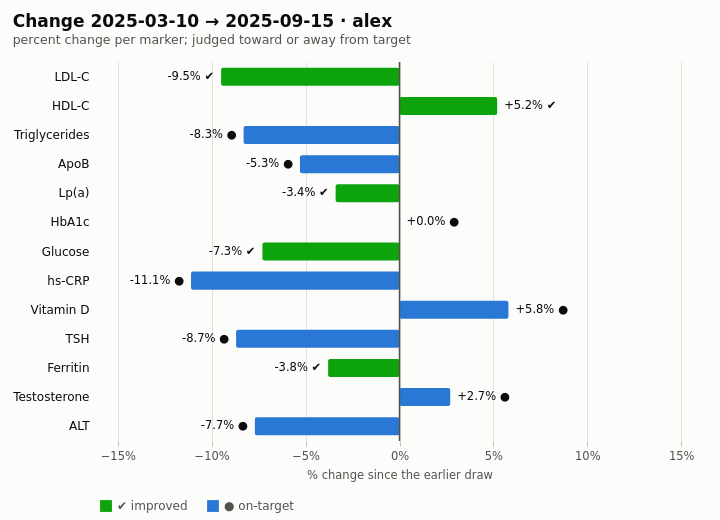

The Vega-Lite source for this figure:
### Vega-Lite specification from a JSON file in a GitHub repository (floating-point values rounded to 4 significant figures)
{"$schema": "https://vega.github.io/schema/vega-lite/v5.json", "description": "health-chart delta: percent change per marker between two draws, diverging bars from 0 colored by verdict (glyph + word in the legend), each bar labeled with its change and its before and after values.", "width": 720, "height": 520, "autosize": {"type": "fit", "contains": "padding"}, "padding": {"left": 12, "right": 20, "top": 12, "bottom": 8}, "background": "#fcfcfb", "title": {"text": "Change 2025-03-10 → 2025-09-15 · alex", "subtitle": "percent change per marker; judged toward or away from target", "anchor": "start", "offset": 14, "fontSize": 17, "subtitleFontSize": 12.5, "color": "#0b0b0b", "subtitleColor": "#52514e"}, "config": {"font": "DejaVu Sans", "view": {"stroke": null}, "axis": {"labelColor": "#52514e", "titleColor": "#52514e", "labelFontSize": 11.5, "titleFontSize": 11.5, "titleFontWeight": "normal", "gridColor": "#e1e0d9", "domainColor": "#c3c2b7", "tickColor": "#c3c2b7"}, "legend": {"labelColor": "#52514e", "labelFontSize": 12, "orient": "bottom", "direction": "horizontal", "title": null, "symbolSize": 140, "columnPadding": 18}}, "data": {"values": [{"index": 1, "marker": "ldl-c", "label": "LDL-C", "unit": "mg/dL", "before": 84, "after": 76, "change": -8, "pct": -9.5, "pct_label": "-9.5%", "value_label": "84 → 76 mg/dL", "side": "neg", "verdict": "improved", "glyph": "✔", "verdict_label": "✔ improved", "color": "#0ca30c", "rgb": 828172, "text": "-9.5% ✔"}, {"index": 2, "marker": "hdl-c", "label": "HDL-C", "unit": "mg/dL", "before": 58, "after": 61, "change": 3, "pct": 5.2, "pct_label": "+5.2%", "value_label": "58 → 61 mg/dL", "side": "pos", "verdict": "improved", "glyph": "✔", "verdict_label": "✔ improved", "color": "#0ca30c", "rgb": 828172, "text": "+5.2% ✔"}, {"index": 3, "marker": "triglycerides", "label": "Triglycerides", "unit": "mg/dL", "before": 96, "after": 88, "change": -8, "pct": -8.3, "pct_label": "-8.3%", "value_label": "96 → 88 mg/dL", "side": "neg", "verdict": "on-target", "glyph": "●", "verdict_label": "● on-target", "color": "#2a78d6", "rgb": 2783446, "text": "-8.3% ●"}, {"index": 4, "marker": "apob", "label": "ApoB", "unit": "mg/dL", "before": 76, "after": 72, "change": -4, "pct": -5.3, "pct_label": "-5.3%", "value_label": "76 → 72 mg/dL", "side": "neg", "verdict": "on-target", "glyph": "●", "verdict_label": "● on-target", "color": "#2a78d6", "rgb": 2783446, "text": "-5.3% ●"}, {"index": 5, "marker": "lpa", "label": "Lp(a)", "unit": "nmol/L", "before": 149, "after": 144, "change": -5, "pct": -3.4, "pct_label": "-3.4%", "value_label": "149 → 144 nmol/L", "side": "neg", "verdict": "improved", "glyph": "✔", "verdict_label": "✔ improved", "color": "#0ca30c", "rgb": 828172, "text": "-3.4% ✔"}, {"index": 6, "marker": "hba1c", "label": "HbA1c", "unit": "%", "before": 5.3, "after": 5.3, "change": 0, "pct": 0, "pct_label": "+0.0%", "value_label": "5.3 → 5.3 %", "side": "pos", "verdict": "on-target", "glyph": "●", "verdict_label": "● on-target", "color": "#2a78d6", "rgb": 2783446, "text": "+0.0% ●"}, {"index": 7, "marker": "glucose", "label": "Glucose", "unit": "mg/dL", "before": 96, "after": 89, "change": -7, "pct": -7.3, "pct_label": "-7.3%", "value_label": "96 → 89 mg/dL", "side": "neg", "verdict": "improved", "glyph": "✔", "verdict_label": "✔ improved", "color": "#0ca30c", "rgb": 828172, "text": "-7.3% ✔"}, {"index": 8, "marker": "hscrp", "label": "hs-CRP", "unit": "mg/L", "before": 0.9, "after": 0.8, "change": -0.1, "pct": -11.1, "pct_label": "-11.1%", "value_label": "0.9 → 0.8 mg/L", "side": "neg", "verdict": "on-target", "glyph": "●", "verdict_label": "● on-target", "color": "#2a78d6", "rgb": 2783446, "text": "-11.1% ●"}, {"index": 9, "marker": "vitamin-d", "label": "Vitamin D", "unit": "ng/mL", "before": 52, "after": 55, "change": 3, "pct": 5.8, "pct_label": "+5.8%", "value_label": "52 → 55 ng/mL", "side": "pos", "verdict": "on-target", "glyph": "●", "verdict_label": "● on-target", "color": "#2a78d6", "rgb": 2783446, "text": "+5.8% ●"}, {"index": 10, "marker": "tsh", "label": "TSH", "unit": "mIU/L", "before": 2.3, "after": 2.1, "change": -0.2, "pct": -8.7, "pct_label": "-8.7%", "value_label": "2.3 → 2.1 mIU/L", "side": "neg", "verdict": "on-target", "glyph": "●", "verdict_label": "● on-target", "color": "#2a78d6", "rgb": 2783446, "text": "-8.7% ●"}, {"index": 11, "marker": "ferritin", "label": "Ferritin", "unit": "ng/mL", "before": 160, "after": 154, "change": -6, "pct": -3.8, "pct_label": "-3.8%", "value_label": "160 → 154 ng/mL", "side": "neg", "verdict": "improved", "glyph": "✔", "verdict_label": "✔ improved", "color": "#0ca30c", "rgb": 828172, "text": "-3.8% ✔"}, {"index": 12, "marker": "testosterone-total", "label": "Testosterone", "unit": "ng/dL", "before": 602, "after": 618, "change": 16, "pct": 2.7, "pct_label": "+2.7%", "value_label": "602 → 618 ng/dL", "side": "pos", "verdict": "on-target", "glyph": "●", "verdict_label": "● on-target", "color": "#2a78d6", "rgb": 2783446, "text": "+2.7% ●"}, {"index": 13, "marker": "alt", "label": "ALT", "unit": "U/L", "before": 26, "after": 24, "change": -2, "pct": -7.7, "pct_label": "-7.7%", "value_label": "26 → 24 U/L", "side": "neg", "verdict": "on-target", "glyph": "●", "verdict_label": "● on-target", "color": "#2a78d6", "rgb": 2783446, "text": "-7.7% ●"}]}, "encoding": {"y": {"field": "label", "type": "nominal", "title": null, "scale": {"domain": ["LDL-C", "HDL-C", "Triglycerides", "ApoB", "Lp(a)", "HbA1c", "Glucose", "hs-CRP", "Vitamin D", "TSH", "Ferritin", "Testosterone", "ALT"], "paddingInner": 0.38, "paddingOuter": 0.2}, "axis": {"labelFontSize": 12, "labelColor": "#0b0b0b", "labelPadding": 10, "ticks": false, "domain": false, "labelLimit": 220}}}, "layer": [{"mark": {"type": "bar", "cornerRadius": 2}, "encoding": {"x": {"field": "pct", "type": "quantitative", "title": "% change since the earlier draw", "scale": {"domain": [-16, 16], "nice": false, "zero": true}, "axis": {"tickCount": 6, "labelExpr": "datum.label + '%'", "grid": true, "labelPadding": 4, "domain": false, "titlePadding": 8}}, "x2": {"datum": 0}, "color": {"field": "verdict_label", "type": "nominal", "scale": {"domain": ["✔ improved", "● on-target"], "range": ["#0ca30c", "#2a78d6"]}, "legend": {"symbolType": "square"}}, "tooltip": [{"field": "label", "title": "marker"}, {"field": "pct_label", "title": "change"}, {"field": "value_label", "title": "values"}, {"field": "verdict_label", "title": "verdict"}]}}, {"data": {"values": [{"value": 0, "label": "no change", "axis": "x", "color": "#c3c2b7"}]}, "mark": {"type": "rule", "strokeWidth": 1.5, "color": "#52514e"}, "encoding": {"x": {"field": "value", "type": "quantitative"}, "y": null}}, {"transform": [{"filter": "datum.side === 'pos'"}], "mark": {"type": "text", "align": "left", "baseline": "middle", "dx": 7, "fontSize": 11.5, "color": "#0b0b0b"}, "encoding": {"x": {"field": "pct", "type": "quantitative"}, "text": {"field": "text"}}}, {"transform": [{"filter": "datum.side === 'neg'"}], "mark": {"type": "text", "align": "right", "baseline": "middle", "dx": -7, "fontSize": 11.5, "color": "#0b0b0b"}, "encoding": {"x": {"field": "pct", "type": "quantitative"}, "text": {"field": "text"}}}]}
